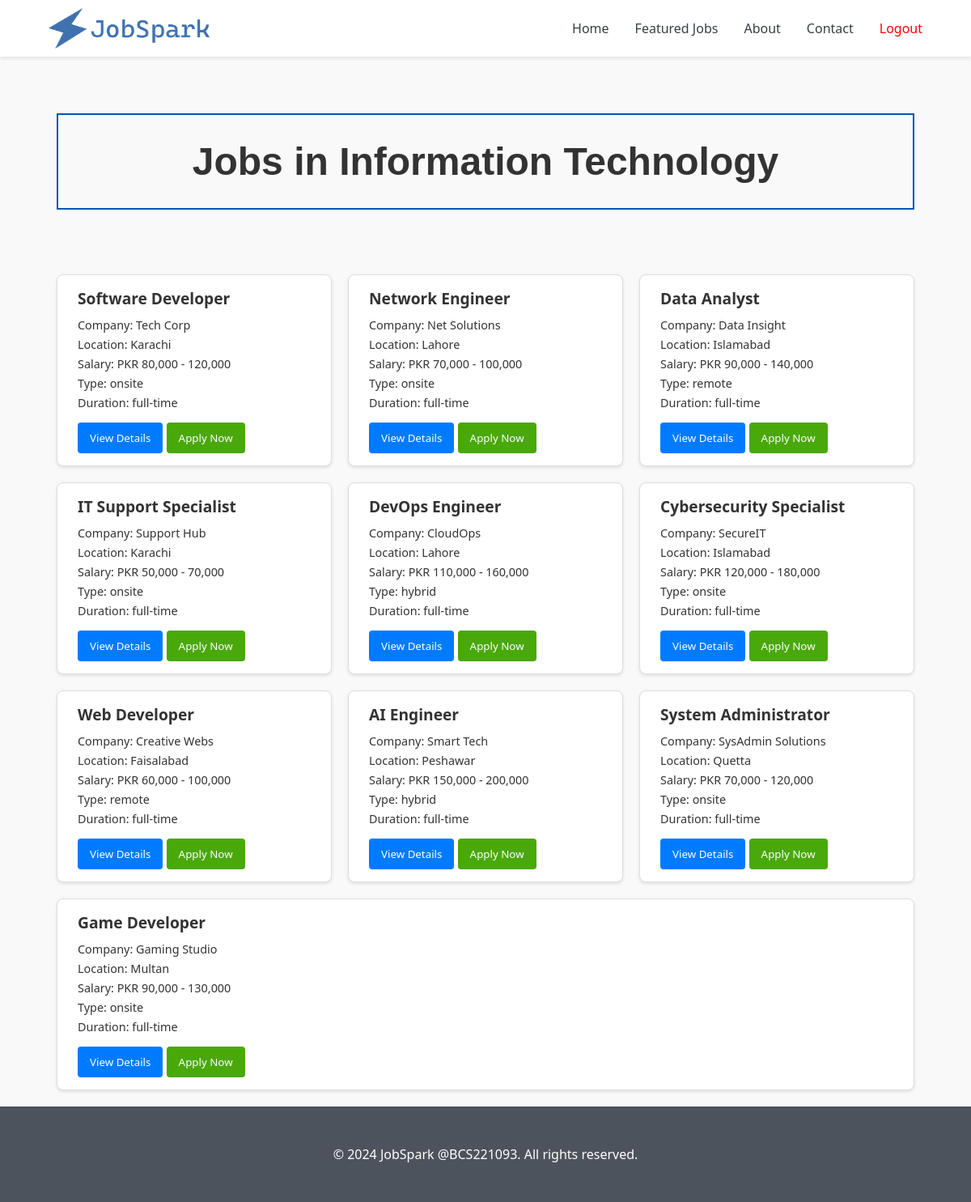
Screenshot of /Pages/JobsListing.php?category=1 with the database file from the repository.
### tables this page shows
CREATE TABLE categories (
    id INT AUTO_INCREMENT PRIMARY KEY,
    title VARCHAR(255) NOT NULL,
    numberOfJobs INT NOT NULL DEFAULT 0
);

CREATE TABLE jobs (
    id INT AUTO_INCREMENT PRIMARY KEY,
    postedBy VARCHAR(255) NOT NULL,
    category INT NOT NULL,
    title VARCHAR(255) NOT NULL,
    companyName VARCHAR(255) NOT NULL,
    location varchar(255) NOT NULL,
    salaryRange VARCHAR(255),
    duration ENUM('part-time', 'full-time', 'contract', 'internship') NOT NULL,
    type ENUM('remote', 'onsite', 'hybrid') NOT NULL,
    datePosted DATETIME NOT NULL DEFAULT CURRENT_TIMESTAMP,
    skills TEXT,
    status ENUM('active', 'closed') NOT NULL DEFAULT 'active',
    numberOfApplicants INT NOT NULL DEFAULT 0,
    description TEXT NOT NULL,
    requirements TEXT NOT NULL,
    department varchar(255) NOT NULL,
    experience ENUM('entry-level', 'mid-level', 'senior-level', 'expert-level') NOT NULL,
    FOREIGN KEY (postedBy) REFERENCES users(userId) ON DELETE CASCADE,
    FOREIGN KEY (category) REFERENCES categories(id) ON DELETE CASCADE
);

### includes/helper-functions.php (the view, shortened to what this page needs)
<?php
function fetchJobsByCategory($categoryId) {
    $conn = connectDB();
    $categoryId = mysqli_real_escape_string($conn, $categoryId);
    $sql = "SELECT id, title, companyName, location, salaryRange, type, duration, datePosted
            FROM jobs WHERE category = $categoryId AND status = 'active'";
    $result = mysqli_query($conn, $sql);
    $jobs = [];
    if ($result) {
        while ($row = mysqli_fetch_assoc($result)) {
            $jobs[] = $row;
        }
    }
    return $jobs;
}
function fetchCategoryName($categoryId) {
    $conn = connectDB();
    $categoryId = mysqli_real_escape_string($conn, $categoryId);
    $sql = "SELECT title FROM categories WHERE id = $categoryId";
    $result = mysqli_query($conn, $sql);
    $categoryName = '';
    if ($result && $row = mysqli_fetch_assoc($result)) {
        $categoryName = $row['title'];
    }
    return $categoryName;
}
function generateJobMarkup($job) {
    return "
    <div class='job-item' data-job-id='{$job['id']}'>
        <h3 class='job-title'>{$job['title']}</h3>
        <p class='company-name'>Company: {$job['companyName']}</p>
        <p class='location'>Location: {$job['location']}</p>
        <p class='salary'>Salary: {$job['salaryRange']}</p>
        <p class='job-type'>Type: {$job['type']}</p>
        <p class='duration'>Duration: {$job['duration']}</p>
        <button class='view-details' onclick='openModal({$job['id']})'>View Details</button>
        <form action='../Pages/JobApplication.php?jobId={$job['id']}' method='post' style='display:inline;'>
            <input type='hidden' name='jobId' value='{$job['id']}'>
            <button type='submit' class='apply-button'>Apply Now</button>
        </form>
    </div>";
}
?>

### Pages/JobsListing.php (shortened to what this page needs)
<?php
require_once "../includes/helper-functions.php";
$default = 0;
$categoryId = isset($_GET['category']) ? intval($_GET['category']) : $default;
if ($categoryId == $default) {
    $jobs = fetchAllJobs();
    $categoryName = 'Find Your Dream Job. Apply Now!';
} else {
    $categoryName = "Jobs in " . fetchCategoryName($categoryId);
    $jobs = fetchJobsByCategory($categoryId);
}
?>
<!DOCTYPE html>
<html lang="en">
    <head>
        <link rel="stylesheet" href="../styles/generalStyles.css">
        <link rel="stylesheet" href="../styles/HomePage/header.css">
        <link rel="stylesheet" href="../styles/HomePage/footer.css">
        <link rel="stylesheet" href="../styles/HomePage/common-styles.css">
        <link rel="stylesheet" href="../styles/JobsListingPage/styles.css">
    </head>
    <body>
    <?php
        include_once '../includes/applicant-header.php';
    ?>
    <div class="container">
        <h1 class="page-title"><?= htmlspecialchars($categoryName) ?></h1>
        <div class="job-list">
            <?php foreach ($jobs as $job): ?>
                <?= generateJobMarkup($job); ?>
            <?php endforeach; ?>
        </div>
    </div>
    <?php include_once '../includes/footer.php'; ?>
</body>
</html>

### styles/generalStyles.css (style rules this page uses)
* { padding: 0; margin: 0; box-sizing: border-box; transition: all 0.5s; font-family: 'Segoe UI', Tahoma, Geneva, Verdana, sans-serif; }
:root { --primary: #3F72AF; --primary-light: #5488c7; --secondary: #00ADB5; --secondary-light: #00c2cc; --dark: #393E46; --dark-light: #4d535d; --white: #ffffff; --gray: #f5f5f5; }

### styles/HomePage/header.css (style rules this page uses)
:root { --primary: #3F72AF; --primary-light: #5488c7; --secondary: #00ADB5; --secondary-light: #00c2cc; --dark: #393E46; --dark-light: #4d535d; --white: #ffffff; --gray: #f5f5f5; }

### styles/HomePage/footer.css (style rules this page uses)
:root { --primary: #3F72AF; --primary-light: #5488c7; --secondary: #00ADB5; --secondary-light: #00c2cc; --dark: #393E46; --dark-light: #4d535d; --white: #ffffff; --gray: #f5f5f5; }

### styles/HomePage/common-styles.css (style rules this page uses)
:root { --dark: #393E46; }
.container { max-width: 1200px; margin: 0 auto; padding: 0 20px 30px; }

### styles/JobsListingPage/styles.css (style rules this page uses)
body { background-color: #f9f9f9; color: #333; margin-top: 100px; }
.container { padding: 20px; max-width: 1100px; margin: 0 auto; }
.page-title { font-family: Verdana, Geneva, Tahoma, sans-serif; font-size: 3rem; margin:20px auto 80px; text-align: center; padding: 30px; border: solid 2px #0056b3; }
.job-list { display: flex; flex-wrap: wrap; gap: 20px; justify-content: center; }
.job-item { background: #fff; border: 1px solid #ddd; border-radius: 8px; padding: 15px 25px; flex: 1 1 calc(30% - 20px); box-shadow: 0 2px 4px rgba(0, 0, 0, 0.1); cursor: pointer; }
.job-item h3 { font-size: 1.2rem; margin-bottom: 10px; }
.job-item p { margin: 5px 0; font-size: 0.9rem; }
.view-details { margin-top: 10px; padding: 10px 15px; background-color: #007bff; color: #fff; border: none; border-radius: 4px; cursor: pointer; }
.apply-button { margin-top: 10px; padding: 10px 15px; background-color: #49a80a; color: #fff; border: none; border-radius: 4px; cursor: pointer; }

### rows the page displays
categories: title "Jobs in Information Technology"
jobs: title "Software Developer", companyName "Tech Corp", location "Karachi", salaryRange "PKR 80,000 - 120,000", type "onsite", duration "full-time"
jobs: title "Network Engineer", companyName "Net Solutions", location "Lahore", salaryRange "PKR 70,000 - 100,000", type "onsite", duration "full-time"
jobs: title "Data Analyst", companyName "Data Insight", location "Islamabad", salaryRange "PKR 90,000 - 140,000", type "remote", duration "full-time"
jobs: title "IT Support Specialist", companyName "Support Hub", location "Karachi", salaryRange "PKR 50,000 - 70,000", type "onsite", duration "full-time"
jobs: title "DevOps Engineer", companyName "CloudOps", location "Lahore", salaryRange "PKR 110,000 - 160,000", type "hybrid", duration "full-time"
jobs: title "Cybersecurity Specialist", companyName "SecureIT", location "Islamabad", salaryRange "PKR 120,000 - 180,000", type "onsite", duration "full-time"
jobs: title "Web Developer", companyName "Creative Webs", location "Faisalabad", salaryRange "PKR 60,000 - 100,000", type "remote", duration "full-time"
jobs: title "AI Engineer", companyName "Smart Tech", location "Peshawar", salaryRange "PKR 150,000 - 200,000", type "hybrid", duration "full-time"
jobs: title "System Administrator", companyName "SysAdmin Solutions", location "Quetta", salaryRange "PKR 70,000 - 120,000", type "onsite", duration "full-time"
jobs: title "Game Developer", companyName "Gaming Studio", location "Multan", salaryRange "PKR 90,000 - 130,000", type "onsite", duration "full-time"
